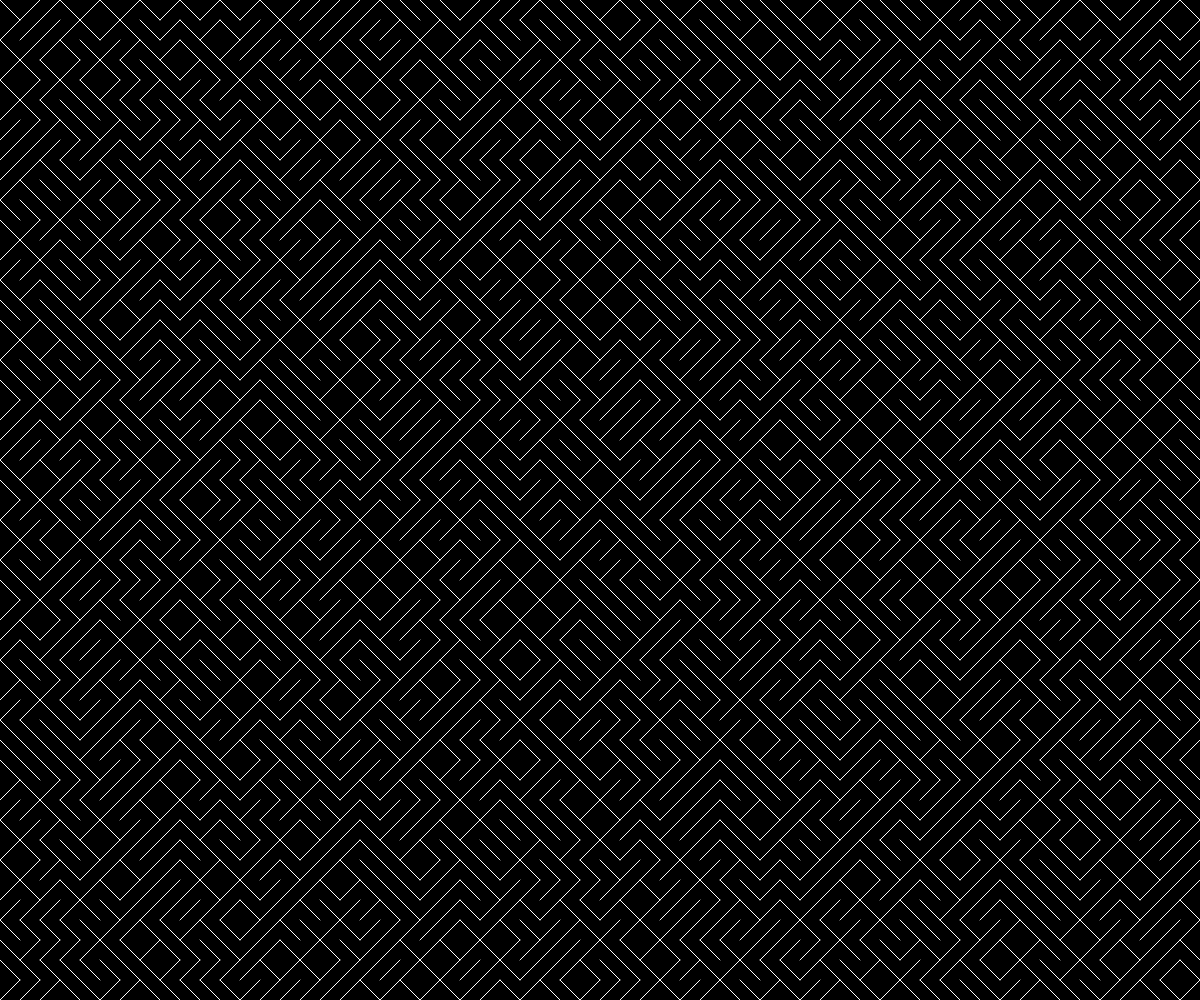
Frame 1 (no input)
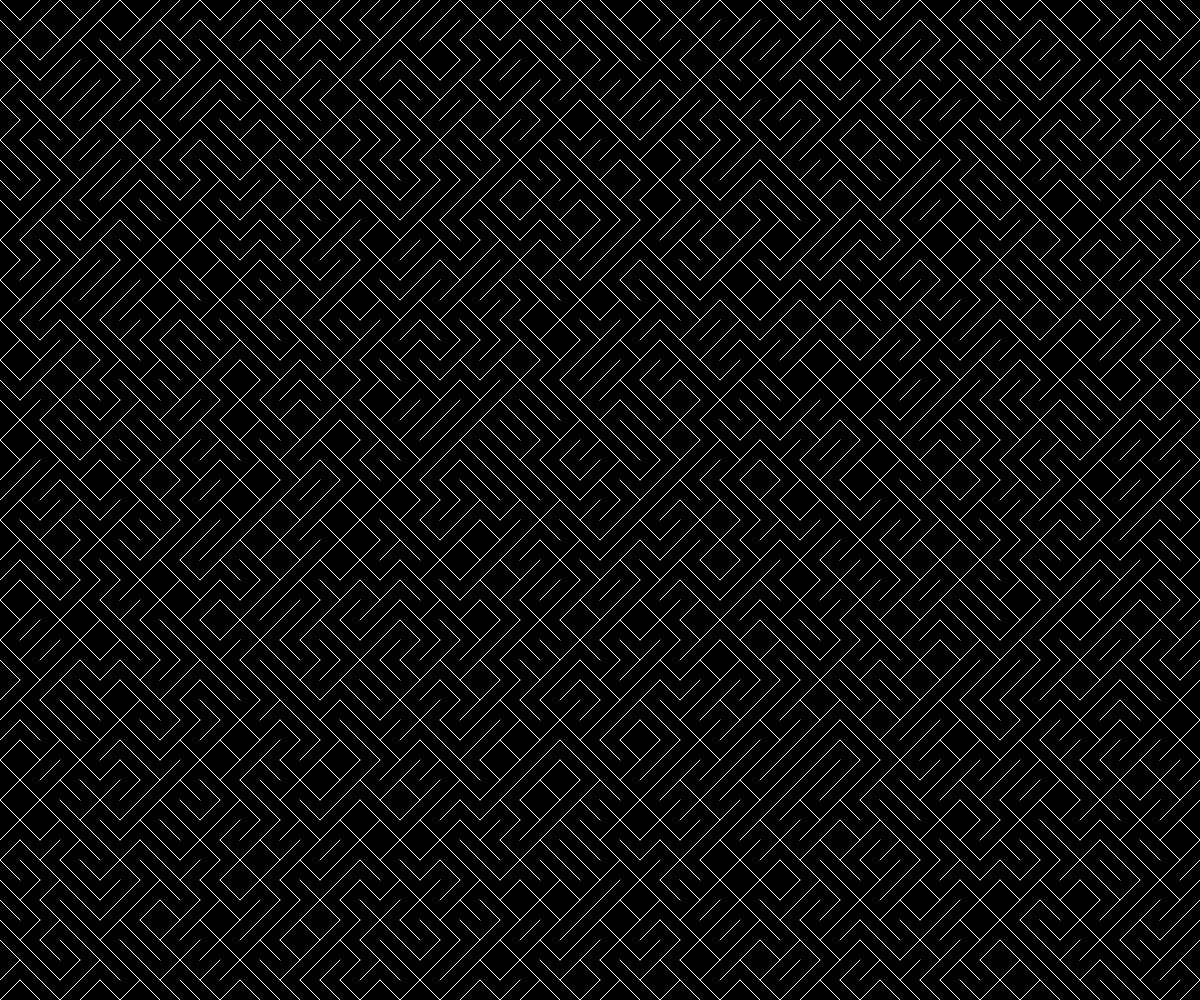
Frame 2 (the mouse pressed at the canvas centre, redrawn once)

The p5.js sketch that drew these frames (run headless with seeded random() and noise() and a simulated clock; the mouse was pressed at the canvas centre and the sketch redrawn once):

// p5.js sketch
// ── sketch.js
let grid=20;

function setup() {
  createCanvas(windowWidth, windowHeight);
}

function windowResized() {
  resizeCanvas(windowWidth, windowHeight);
}

function draw() {
  background(0);
  stroke(255);
  noFill();
  for(let x=0;x<width;x+=grid){
    for(let y=0;y<height;y+=grid){
      push();
      translate(x,y);
      drawRandomPattern();
      pop();
    }
  }
  noLoop();
}

function drawRandomPattern() {
  let r=random(1);
  if(r<0.5) line(0,grid,grid,0);
  else line(0,0,grid,grid);
}
